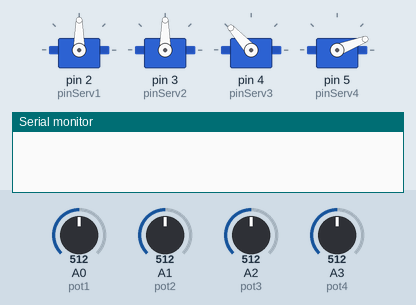
Bench run of a sketch on a simulated Arduino Uno, built with avr-gcc and run on an emulated ATmega328P. On the bench: 4 × servo, the last lines printed to the serial monitor. The inputs (shaded band) are chosen by the test bench; at power-on: A0 (pot1) = 512, A1 (pot2) = 512, A2 (pot3) = 512, A3 (pot4) = 512.

Above: at 1.2 s.
1.3 s: A0 (pot1) set to 716
At 2.5 s:
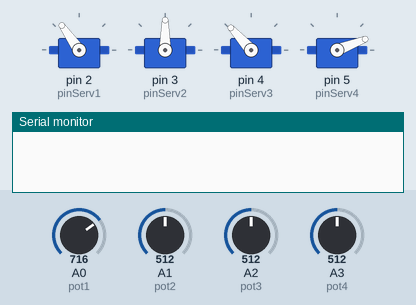
2.8 s: A1 (pot2) set to 716
At 4.0 s:
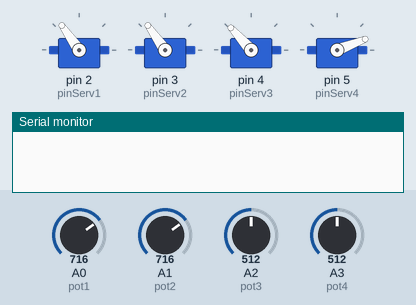
4.3 s: A2 (pot3) set to 716
At 4.7 s:
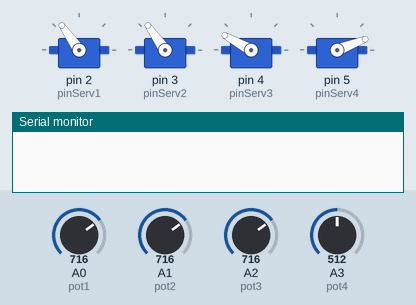
5.8 s: A3 (pot4) set to 306
At 6.3 s:
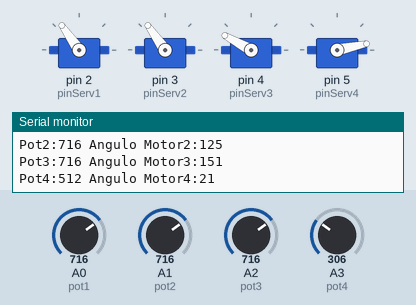
7.3 s: A0 (pot1) set to 306
At 7.9 s:
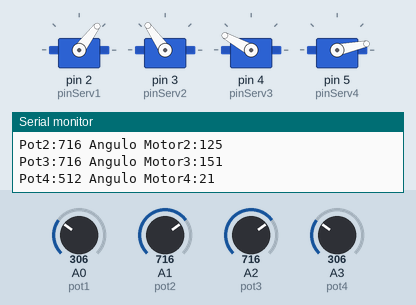
8.8 s: A1 (pot2) set to 992
At 9.5 s:
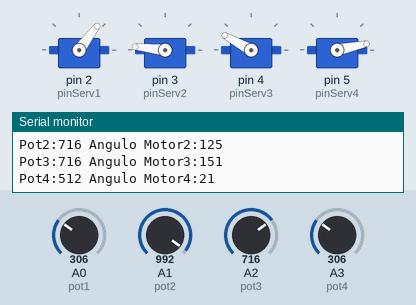
Timing chart, 0 to 11.3 s (numbered marks = the images above; inputs shaded):
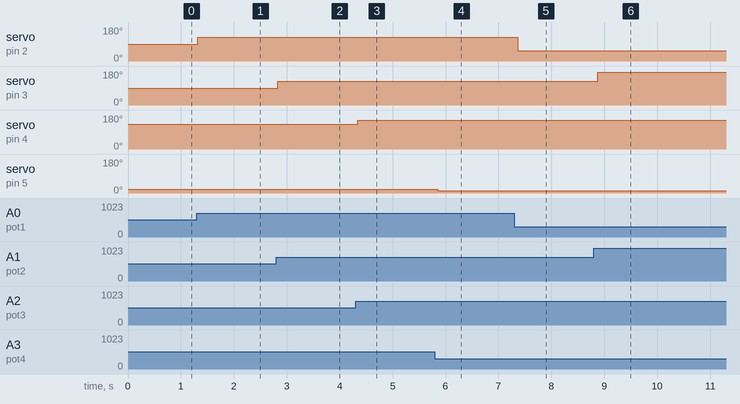

Measured:
- after the input at 1.3 s, servo on pin 2 (pinServ1): 90° → 125° at once
- after the input at 2.8 s, servo on pin 3 (pinServ2): 90° → 125° at once
- after the input at 4.3 s, servo on pin 4 (pinServ3): 132° → 151° at once
- after the input at 5.8 s, servo on pin 5 (pinServ4): 21° → 12° after 0.05 s
- after the input at 7.3 s, servo on pin 2 (pinServ1): 125° → 53° after 0.07 s
- after the input at 8.8 s, servo on pin 3 (pinServ2): 125° → 174° after 0.08 s

The sketch:

braco-servo.ino
```cpp
#include <Servo.h>

#define pinServ1 2
#define pinServ2 3
#define pinServ3 4
#define pinServ4 5

#define pot1 A0
#define pot2 A1
#define pot3 A2
#define pot4 A3

Servo serv1, serv2, serv3, serv4;

int motor1, motor2, motor3, motor4;

unsigned long mostradorTimer = 1;
const unsigned long intervaloMostrador = 5000;

void setup()
{
	Serial.begin(9600);
	serv1.attach(pinServ1);
	serv2.attach(pinServ2);
	serv3.attach(pinServ3);
	serv4.attach(pinServ4);
}

void loop()
{
	motor1 = map(analogRead(pot1), 0, 1023, 0, 180);
	motor2 = map(analogRead(pot2), 0, 1023, 0, 180);
	motor3 = map(analogRead(pot3), 0, 1023, 85, 180);
	motor4 = map(analogRead(pot4), 0, 1023, 0, 43);

	serv1.write(motor1);
	serv2.write(motor2);
	serv3.write(motor3);
	serv4.write(motor4);

	if ((millis() - mostradorTimer) >= intervaloMostrador)
	{

		Serial.println("**********************************************");

		Serial.print("Pot1:");
		Serial.print(analogRead(pot1));
		Serial.print(" Angulo Motor1:");
		Serial.println(motor1);

		Serial.print("Pot2:");
		Serial.print(analogRead(pot2));
		Serial.print(" Angulo Motor2:");
		Serial.println(motor2);

		Serial.print("Pot3:");
		Serial.print(analogRead(pot3));
		Serial.print(" Angulo Motor3:");
		Serial.println(motor3);

		Serial.print("Pot4:");
		Serial.print(analogRead(pot4));
		Serial.print(" Angulo Motor4:");
		Serial.println(motor4);

		mostradorTimer = millis();
	}

	delay(100);
}
```
